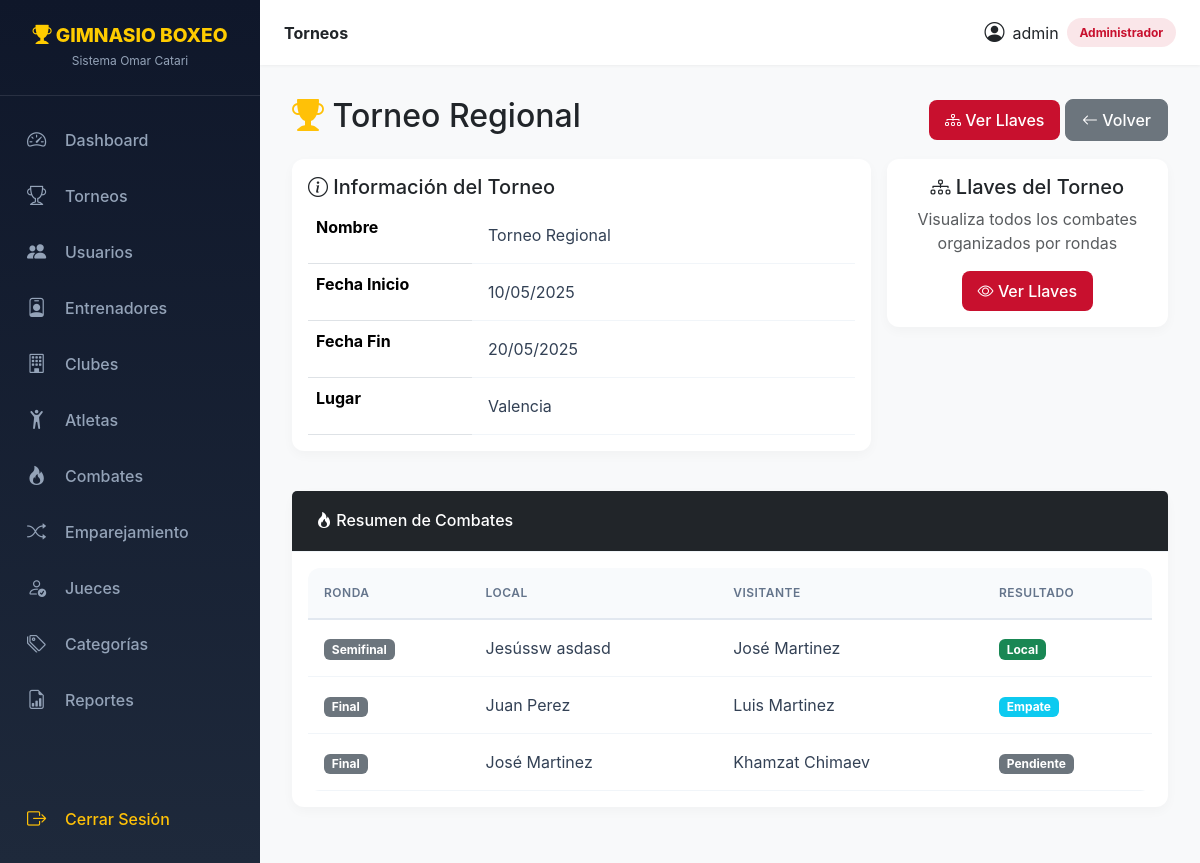
The app's page /index.php?c=torneos&a=ver&id=2 (signed in) with its own data.
### tables this page shows
CREATE TABLE `torneos` (
  `id_torneo` int NOT NULL,
  `nombre_torneo` varchar(100) NOT NULL,
  `fecha_inicio` date DEFAULT NULL,
  `fecha_fin` date DEFAULT NULL,
  `lugar` varchar(100) DEFAULT NULL
);

CREATE TABLE `combates` (
  `id_combate` int NOT NULL,
  `id_torneo` int DEFAULT NULL,
  `id_atleta_local` int DEFAULT NULL,
  `id_atleta_visitante` int DEFAULT NULL,
  `fecha` date DEFAULT NULL,
  `ronda` int DEFAULT NULL,
  `rounds_pautados` int DEFAULT '3',
  `round_finalizacion` int DEFAULT NULL,
  `decision_victoria` enum('KO','TKO','UD','SD','MD','RTD','DQ','NC') DEFAULT NULL,
  `resultado` enum('Pendiente','Local','Visitante','Empate','No Contest') DEFAULT 'Pendiente',
  `posicion_llave` int DEFAULT '0'
);

### core/Controller.php (called while the page is built, shortened)
<?php
abstract class Controller {
    protected function view(string $vista, array $datos = [], string $layout = 'main'): void {
        extract($datos);
        $contenidoVista = __DIR__ . '/../views/' . $vista . '.php';
        include $contenidoVista;
    }
}

### controllers/TorneosController.php (called while the page is built, shortened)
<?php
class TorneosController extends Controller {
    public function ver(): void {
        try {
            $id = (int)($_GET['id'] ?? 0);
            $model = new Torneo();
            $torneo = $model->obtener($id);
            $llaves = $model->getLlaves($id);
            $this->view('torneos/ver', compact('torneo', 'llaves'));
        } catch (Exception $e) {
            $_SESSION['error'] = $e->getMessage();
            $this->redirect('index.php?c=torneos&a=index');
        }
    }
}

### index.php (called while the page is built, shortened)
<?php
spl_autoload_register(function ($class) {
    $directorios = [
        'models' => __DIR__ . '/models/',
        'controllers' => __DIR__ . '/controllers/',
    ];
    foreach ($directorios as $tipo => $directorio) {
        $archivo = $directorio . $class . '.php';
        if (file_exists($archivo)) {
            return true;
        }
    }
    return false;
});
$accion = $_GET['a'] ?? 'login';
try {
    $ctrl = new $claseControlador();
    $ctrl->$accion();
} catch (Exception $e) {
    error_log("Error en el controlador: " . $e->getMessage());
    if (defined('DEBUG') && DEBUG === true) {
        die("Error: " . $e->getMessage());
    } else {
        die("Error interno del servidor. Por favor, contacte al administrador.");
    }
}

### core/Database.php (called while the page is built, shortened)
<?php
class Database {
    private static $instance = null;
    private function __construct() {
        try {
            $dsn = "mysql:host=".DB_HOST.";dbname=".DB_NAME.";charset=utf8mb4";
            $this->pdo = new PDO($dsn, DB_USER, DB_PASS, [
                PDO::ATTR_ERRMODE => PDO::ERRMODE_EXCEPTION,
                PDO::ATTR_DEFAULT_FETCH_MODE => PDO::FETCH_ASSOC,
            ]);
        } catch (PDOException $e) {
            die("Error de conexión: " . $e->getMessage());
        }
    }
    public static function getInstance(): PDO {
        if (self::$instance === null) {
            self::$instance = new self();
        }
        return self::$instance->pdo;
    }
}

### models/Torneo.php (called while the page is built, shortened)
<?php
class Torneo extends Model {
    public function setIdTorneo(?int $id): self {
        $this->id_torneo = $id; return $this;
    }
    public function setNombreTorneo(?string $nombre): self {
        $this->nombre_torneo = $nombre; return $this;
    }
    public function setFechaInicio(?string $fecha): self {
        $this->fecha_inicio = $fecha; return $this;
    }
    public function setFechaFin(?string $fecha): self {
        $this->fecha_fin = $fecha; return $this;
    }
    public function setLugar(?string $lugar): self {
        $this->lugar = $lugar; return $this;
    }
    public function disableValidation(): self { $this->skipValidation = true; return $this; }
    public function enableValidation(): self { $this->skipValidation = false; return $this; }
    public function loadFromArray(array $data): self {
        return $this;
    }
    public function obtener(int $id): ?array {
        try {
            $stmt = $this->db->prepare("SELECT * FROM torneos WHERE id_torneo = ?");
            $stmt->execute([$id]);
            $result = $stmt->fetch();
            return $result ?: null;
        } catch (Exception $e) { $this->logError("Error en obtener()", ['id' => $id, 'message' => $e->getMessage()]); return null; }
    }
    public function getLlaves(int $idTorneo): array {
        try {
            $sql = "SELECT cb.*,
                    CONCAT(al.pnombre, ' ', al.papellido) AS local_nombre,
                    CONCAT(av.pnombre, ' ', av.papellido) AS visitante_nombre,
                    al.foto AS local_foto,
                    av.foto AS visitante_foto,
                    al.id_atleta AS local_id,
                    av.id_atleta AS visitante_id,
                    al.total_combates AS local_total_combates,
                    av.total_combates AS visitante_total_combates
                    FROM combates cb
                    LEFT JOIN vista_atletas al ON al.id_atleta = cb.id_atleta_local
                    LEFT JOIN vista_atletas av ON av.id_atleta = cb.id_atleta_visitante
                    WHERE cb.id_torneo = ?
                    ORDER BY cb.ronda ASC, cb.posicion_llave ASC";
            $stmt = $this->db->prepare($sql);
            $stmt->execute([$idTorneo]);
            $combates = $stmt->fetchAll();
            foreach ($combates as &$c) {
                $c['local_nivel'] = Atleta::calcularNivel((int)$c['local_total_combates']);
            }
            $llaves = [];
            $ordenRondas = ['Octavos', 'Cuartos', 'Semifinal', 'Final'];
            foreach ($combates as $combate) {
                $ronda = (int)($combate['ronda'] ?? 0);
                $nombreRonda = $this->getNombreRonda($ronda);
                if (!isset($llaves[$nombreRonda])) $llaves[$nombreRonda] = [];
                $llaves[$nombreRonda][] = $combate;
            }
            $llavesOrdenadas = [];
            foreach ($ordenRondas as $nombre) {
                if (isset($llaves[$nombre])) {
                    usort($llaves[$nombre], fn($a, $b) => ($a['posicion_llave'] ?? 0) - ($b['posicion_llave'] ?? 0));
                    $llavesOrdenadas[$nombre] = $llaves[$nombre];
                }
            }
            return $llavesOrdenadas;
        } catch (Exception $e) {
            $this->logError("Error en getLlaves()", ['message' => $e->getMessage()]);
            return [];
        }
    }
    private function getNombreRonda(int $ronda): string {
        $nombres = [1 => 'Octavos', 2 => 'Cuartos', 3 => 'Semifinal', 4 => 'Final'];
        return $nombres[$ronda] ?? 'Ronda ' . $ronda;
    }
}

### core/Model.php (called while the page is built, shortened)
<?php
abstract class Model {
    public function __construct() {
        $this->db = Database::getInstance();
    }
}

### models/Atleta.php (called while the page is built, shortened)
<?php
class Atleta extends Model {
    public static function calcularNivel(int $totalCombates): string {
        return 'Novato';
    }
}

### views/torneos/ver.php (the view, shortened to what this page needs)
<div class="d-flex justify-content-between align-items-center mb-3">
    <h2><i class="bi bi-trophy-fill text-warning"></i> <?= htmlspecialchars($torneo['nombre_torneo']) ?></h2>
    <div>
        <a href="?c=torneos&a=llaves&id=<?= $torneo['id_torneo'] ?>" class="btn btn-primary">
            <i class="bi bi-diagram-3"></i> Ver Llaves
        </a>
        <a href="?c=torneos&a=index" class="btn btn-secondary">
            <i class="bi bi-arrow-left"></i> Volver
        </a>
    </div>
</div>
<div class="row g-3">
    <div class="col-md-8">
        <div class="card">
            <div class="card-body">
                <h5><i class="bi bi-info-circle"></i> Información del Torneo</h5>
                <table class="table">
                    <tr>
                        <th width="30%">Nombre</th>
                        <td><?= htmlspecialchars($torneo['nombre_torneo']) ?></td>
                    </tr>
                    <tr>
                        <th>Fecha Inicio</th>
                        <td><?= date('d/m/Y', strtotime($torneo['fecha_inicio'])) ?></td>
                    </tr>
                    <?php if ($torneo['fecha_fin']): ?>
                    <tr>
                        <th>Fecha Fin</th>
                        <td><?= date('d/m/Y', strtotime($torneo['fecha_fin'])) ?></td>
                    </tr>
                    <?php endif; ?>
                    <tr>
                        <th>Lugar</th>
                        <td><?= htmlspecialchars($torneo['lugar'] ?? 'No especificado') ?></td>
                    </tr>
                </table>
            </div>
        </div>
    </div>
    <div class="col-md-4">
        <div class="card">
            <div class="card-body text-center">
                <h5><i class="bi bi-diagram-3"></i> Llaves del Torneo</h5>
                <p class="text-muted">Visualiza todos los combates organizados por rondas</p>
                <a href="?c=torneos&a=llaves&id=<?= $torneo['id_torneo'] ?>" class="btn btn-primary">
                    <i class="bi bi-eye"></i> Ver Llaves
                </a>
            </div>
        </div>
    </div>
</div>
<div class="card mt-3">
    <div class="card-header bg-dark text-white">
        <h6 class="mb-0"><i class="bi bi-fire"></i> Resumen de Combates</h6>
    </div>
    <div class="card-body">
        <div class="table-responsive">
            <table class="table table-sm">
                <thead>
                    <tr>
                        <th>Ronda</th>
                        <th>Local</th>
                        <th>Visitante</th>
                        <th>Resultado</th>
                    </tr>
                </thead>
                <tbody>
                    <?php
                    foreach ($llaves as $ronda => $combates):
                        foreach ($combates as $combate):
                    ?>
                    <tr>
                        <td><span class="badge bg-secondary"><?= htmlspecialchars($ronda) ?></span></td>
                        <td><?= htmlspecialchars($combate['local_nombre'] ?? 'Sin atleta') ?></td>
                        <td><?= htmlspecialchars($combate['visitante_nombre'] ?? 'Sin atleta') ?></td>
                        <td>
                            <span class="badge bg-<?=
                                $combate['resultado'] === 'Pendiente' ? 'secondary' :
                                ($combate['resultado'] === 'Empate' ? 'info' : 'success')
                            ?>">
                                <?= htmlspecialchars($combate['resultado']) ?>
                            </span>
                        </td>
                    </tr>
                    <?php
                        endforeach;
                    endforeach;
                    ?>
                </tbody>
            </table>
        </div>
    </div>
</div>

### public/css/style.css (style rules this page uses)
:root { --primary: #c8102e; --primary-dark: #8b0a1f; --accent: #ffcc00; --dark: #0f172a; --gray: #1e293b; --light: #f8fafc; --sidebar-width: 260px; --topbar-height: 65px; }
body { background-color: var(--light); font-family: 'Inter', 'Segoe UI', Roboto, sans-serif; margin: 0; padding: 0; overflow-x: hidden; display: flex; min-height: 100vh; }
.card { border: none; border-radius: 12px; box-shadow: 0 4px 12px rgba(0,0,0,0.03); background: #fff; margin-bottom: 1.5rem; transition: transform 0.2s ease, box-shadow 0.2s ease; }
.card-header { background: transparent; border-bottom: 1px solid #f1f5f9; padding: 1.25rem 1.5rem; font-weight: 600; }
.btn { border-radius: 8px; font-weight: 500; padding: 0.5rem 1rem; transition: all 0.2s; }
.btn-primary { background: var(--primary); border: none; }
.table-responsive { border-radius: 12px; overflow: hidden; }
.table { margin-bottom: 0; }
.table thead th { background: #f8fafc; color: #64748b; font-weight: 600; text-transform: uppercase; font-size: 0.75rem; letter-spacing: 0.5px; border-bottom: 2px solid #e2e8f0; padding: 1rem; }
.table tbody td { padding: 1rem; vertical-align: middle; color: #334155; border-bottom: 1px solid #f1f5f9; }

### records on screen
torneos: nombre_torneo "Torneo Regional", fecha_inicio "10/05/2025", fecha_fin "20/05/2025", lugar "Valencia"
combates: ronda "Semifinal", local_nombre "Jesússw asdasd", visitante_nombre "José Martinez", resultado "Local"
combates: ronda "Final", local_nombre "Juan Perez", visitante_nombre "Luis Martinez", resultado "Empate"
combates: ronda "Final", local_nombre "José Martinez", visitante_nombre "Khamzat Chimaev", resultado "Pendiente"

### other values on screen
$_SESSION['usuario']['username'] "admin"
$rol "Administrador"
